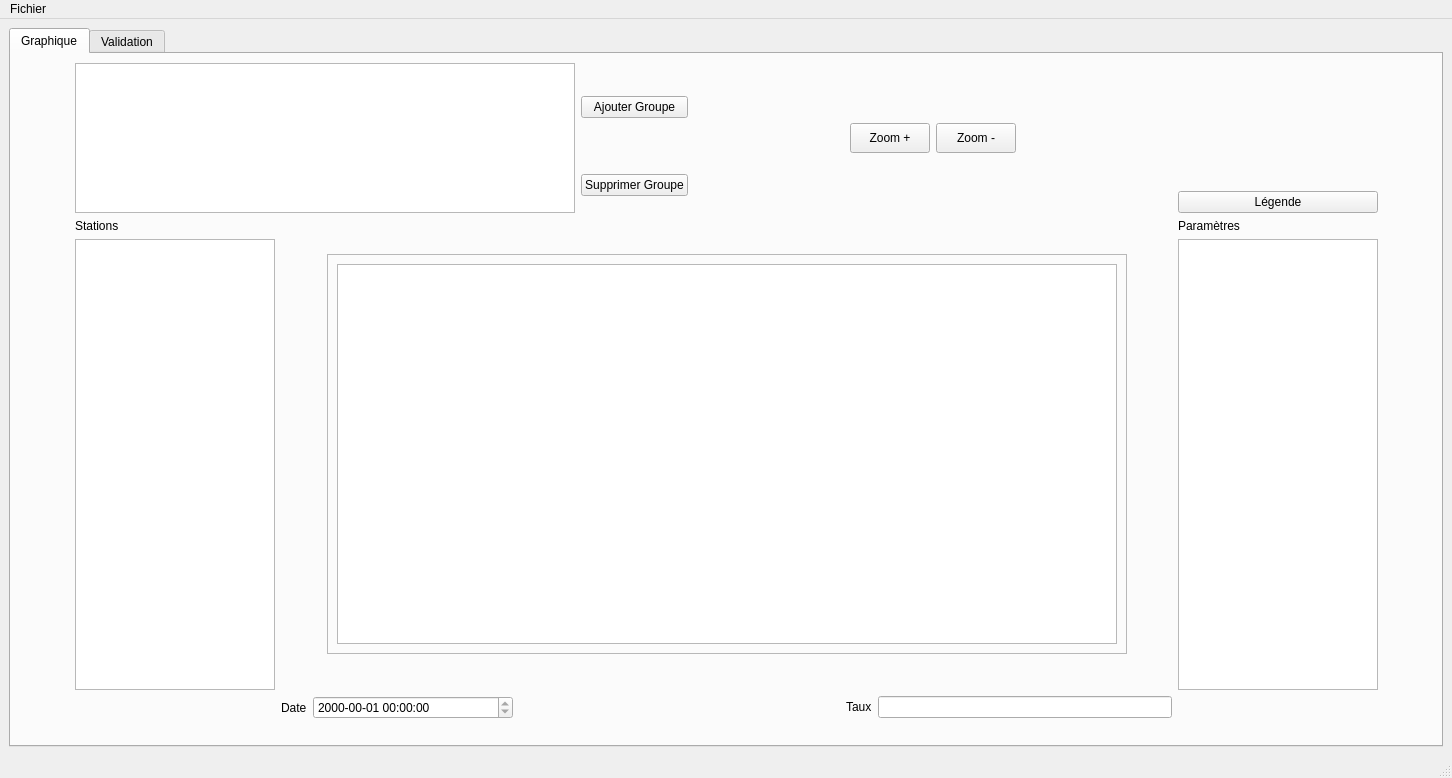
<?xml version="1.0" encoding="UTF-8"?>
<ui version="4.0">
 <class>MainWindow</class>
 <widget class="QMainWindow" name="MainWindow">
  <property name="geometry">
   <rect>
    <x>0</x>
    <y>0</y>
    <width>1452</width>
    <height>778</height>
   </rect>
  </property>
  <property name="windowTitle">
   <string>MainWindow</string>
  </property>
  <widget class="QWidget" name="centralwidget">
   <layout class="QGridLayout" name="gridLayout_11">
    <item row="0" column="0">
     <widget class="QTabWidget" name="tabFenPrinc">
      <property name="styleSheet">
       <string notr="true"/>
      </property>
      <property name="currentIndex">
       <number>0</number>
      </property>
      <widget class="QWidget" name="tabGraph">
       <property name="styleSheet">
        <string notr="true"/>
       </property>
       <attribute name="title">
        <string>Graphique</string>
       </attribute>
       <layout class="QGridLayout" name="gridLayout_13">
        <item row="0" column="0">
         <layout class="QGridLayout" name="gridLayout_10">
          <item row="0" column="1" rowspan="2" colspan="2">
           <layout class="QGridLayout" name="gridLayout_3">
            <item row="0" column="0">
             <layout class="QGridLayout" name="gridLayout">
              <item row="1" column="1">
               <widget class="QPushButton" name="buttonSupprGroupe">
                <property name="text">
                 <string>Supprimer Groupe</string>
                </property>
               </widget>
              </item>
              <item row="0" column="1">
               <widget class="QPushButton" name="buttonAjoutGroupe">
                <property name="text">
                 <string>Ajouter Groupe</string>
                </property>
               </widget>
              </item>
              <item row="0" column="0" rowspan="2">
               <widget class="QTreeView" name="treeViewGroupe">
                <property name="minimumSize">
                 <size>
                  <width>500</width>
                  <height>150</height>
                 </size>
                </property>
               </widget>
              </item>
             </layout>
            </item>
            <item row="0" column="1">
             <spacer name="horizontalSpacer_11">
              <property name="orientation">
               <enum>Qt::Horizontal</enum>
              </property>
              <property name="sizeHint" stdset="0">
               <size>
                <width>40</width>
                <height>20</height>
               </size>
              </property>
             </spacer>
            </item>
            <item row="0" column="2">
             <layout class="QGridLayout" name="gridLayout_2">
              <item row="0" column="0">
               <widget class="QPushButton" name="buttonZoomP">
                <property name="maximumSize">
                 <size>
                  <width>85</width>
                  <height>30</height>
                 </size>
                </property>
                <property name="text">
                 <string>Zoom +</string>
                </property>
               </widget>
              </item>
              <item row="0" column="1">
               <widget class="QPushButton" name="buttonZoomM">
                <property name="maximumSize">
                 <size>
                  <width>85</width>
                  <height>30</height>
                 </size>
                </property>
                <property name="text">
                 <string>Zoom -</string>
                </property>
               </widget>
              </item>
             </layout>
            </item>
            <item row="0" column="3">
             <spacer name="horizontalSpacer_7">
              <property name="orientation">
               <enum>Qt::Horizontal</enum>
              </property>
              <property name="sizeHint" stdset="0">
               <size>
                <width>40</width>
                <height>20</height>
               </size>
              </property>
             </spacer>
            </item>
           </layout>
          </item>
          <item row="0" column="3">
           <spacer name="verticalSpacer_3">
            <property name="orientation">
             <enum>Qt::Vertical</enum>
            </property>
            <property name="sizeHint" stdset="0">
             <size>
              <width>199</width>
              <height>39</height>
             </size>
            </property>
           </spacer>
          </item>
          <item row="1" column="3">
           <widget class="QPushButton" name="buttonLegende">
            <property name="text">
             <string>Légende</string>
            </property>
           </widget>
          </item>
          <item row="2" column="0">
           <spacer name="horizontalSpacer">
            <property name="orientation">
             <enum>Qt::Horizontal</enum>
            </property>
            <property name="sizeHint" stdset="0">
             <size>
              <width>42</width>
              <height>20</height>
             </size>
            </property>
           </spacer>
          </item>
          <item row="2" column="1" rowspan="2">
           <layout class="QGridLayout" name="gridLayout_5">
            <item row="0" column="0">
             <widget class="QLabel" name="labelTabStations">
              <property name="text">
               <string>Stations</string>
              </property>
             </widget>
            </item>
            <item row="1" column="0">
             <widget class="QListView" name="listViewStations">
              <property name="minimumSize">
               <size>
                <width>200</width>
                <height>350</height>
               </size>
              </property>
              <property name="maximumSize">
               <size>
                <width>200</width>
                <height>700</height>
               </size>
              </property>
              <property name="styleSheet">
               <string notr="true"/>
              </property>
             </widget>
            </item>
           </layout>
          </item>
          <item row="2" column="2" rowspan="2">
           <layout class="QGridLayout" name="gridLayout_9">
            <item row="0" column="1">
             <spacer name="verticalSpacer">
              <property name="orientation">
               <enum>Qt::Vertical</enum>
              </property>
              <property name="sizeHint" stdset="0">
               <size>
                <width>20</width>
                <height>40</height>
               </size>
              </property>
             </spacer>
            </item>
            <item row="1" column="0">
             <spacer name="horizontalSpacer_12">
              <property name="orientation">
               <enum>Qt::Horizontal</enum>
              </property>
              <property name="sizeHint" stdset="0">
               <size>
                <width>40</width>
                <height>20</height>
               </size>
              </property>
             </spacer>
            </item>
            <item row="1" column="2">
             <spacer name="horizontalSpacer_10">
              <property name="orientation">
               <enum>Qt::Horizontal</enum>
              </property>
              <property name="sizeHint" stdset="0">
               <size>
                <width>40</width>
                <height>20</height>
               </size>
              </property>
             </spacer>
            </item>
            <item row="2" column="1">
             <spacer name="verticalSpacer_4">
              <property name="orientation">
               <enum>Qt::Vertical</enum>
              </property>
              <property name="sizeHint" stdset="0">
               <size>
                <width>20</width>
                <height>40</height>
               </size>
              </property>
             </spacer>
            </item>
            <item row="1" column="1">
             <widget class="QFrame" name="frameGraph">
              <property name="minimumSize">
               <size>
                <width>800</width>
                <height>400</height>
               </size>
              </property>
              <property name="frameShape">
               <enum>QFrame::StyledPanel</enum>
              </property>
              <property name="frameShadow">
               <enum>QFrame::Raised</enum>
              </property>
              <layout class="QGridLayout" name="gridLayout_12">
               <item row="0" column="0">
                <widget class="QGraphicsView" name="graphView">
                 <property name="styleSheet">
                  <string notr="true">border-color: rgb(0, 0, 0);</string>
                 </property>
                </widget>
               </item>
              </layout>
             </widget>
            </item>
           </layout>
          </item>
          <item row="2" column="3" rowspan="2">
           <layout class="QGridLayout" name="gridLayout_4">
            <item row="0" column="0">
             <widget class="QLabel" name="labelTabParametre">
              <property name="text">
               <string>Paramètres</string>
              </property>
             </widget>
            </item>
            <item row="1" column="0">
             <widget class="QListView" name="listViewParametre">
              <property name="minimumSize">
               <size>
                <width>200</width>
                <height>350</height>
               </size>
              </property>
              <property name="maximumSize">
               <size>
                <width>200</width>
                <height>700</height>
               </size>
              </property>
              <property name="styleSheet">
               <string notr="true">border-color: rgb(0, 0, 0);</string>
              </property>
             </widget>
            </item>
           </layout>
          </item>
          <item row="3" column="4">
           <spacer name="horizontalSpacer_5">
            <property name="orientation">
             <enum>Qt::Horizontal</enum>
            </property>
            <property name="sizeHint" stdset="0">
             <size>
              <width>42</width>
              <height>20</height>
             </size>
            </property>
           </spacer>
          </item>
          <item row="4" column="2">
           <layout class="QGridLayout" name="gridLayout_8">
            <item row="0" column="0">
             <layout class="QGridLayout" name="gridLayout_6">
              <item row="0" column="0">
               <widget class="QLabel" name="labelDate">
                <property name="text">
                 <string>Date</string>
                </property>
               </widget>
              </item>
              <item row="0" column="1">
               <widget class="QDateTimeEdit" name="dateTimeDate">
                <property name="sizePolicy">
                 <sizepolicy hsizetype="Minimum" vsizetype="Fixed">
                  <horstretch>0</horstretch>
                  <verstretch>0</verstretch>
                 </sizepolicy>
                </property>
                <property name="minimumSize">
                 <size>
                  <width>200</width>
                  <height>0</height>
                 </size>
                </property>
                <property name="readOnly">
                 <bool>true</bool>
                </property>
                <property name="displayFormat">
                 <string>yyyy-mm-dd hh:mm:ss</string>
                </property>
               </widget>
              </item>
             </layout>
            </item>
            <item row="0" column="1">
             <spacer name="horizontalSpacer_9">
              <property name="orientation">
               <enum>Qt::Horizontal</enum>
              </property>
              <property name="sizeHint" stdset="0">
               <size>
                <width>40</width>
                <height>20</height>
               </size>
              </property>
             </spacer>
            </item>
            <item row="0" column="2">
             <layout class="QGridLayout" name="gridLayout_7">
              <item row="0" column="0">
               <widget class="QLabel" name="labelTaux">
                <property name="sizePolicy">
                 <sizepolicy hsizetype="Preferred" vsizetype="Preferred">
                  <horstretch>0</horstretch>
                  <verstretch>0</verstretch>
                 </sizepolicy>
                </property>
                <property name="maximumSize">
                 <size>
                  <width>16777215</width>
                  <height>16777215</height>
                 </size>
                </property>
                <property name="text">
                 <string>Taux</string>
                </property>
               </widget>
              </item>
              <item row="0" column="1">
               <widget class="QLineEdit" name="lineEditTaux">
                <property name="readOnly">
                 <bool>true</bool>
                </property>
               </widget>
              </item>
             </layout>
            </item>
           </layout>
          </item>
          <item row="5" column="2">
           <spacer name="verticalSpacer_8">
            <property name="orientation">
             <enum>Qt::Vertical</enum>
            </property>
            <property name="sizeHint" stdset="0">
             <size>
              <width>891</width>
              <height>21</height>
             </size>
            </property>
           </spacer>
          </item>
         </layout>
        </item>
       </layout>
      </widget>
      <widget class="QWidget" name="tabValidation">
       <attribute name="title">
        <string>Validation</string>
       </attribute>
      </widget>
     </widget>
    </item>
   </layout>
  </widget>
  <widget class="QMenuBar" name="menubar">
   <property name="geometry">
    <rect>
     <x>0</x>
     <y>0</y>
     <width>1452</width>
     <height>27</height>
    </rect>
   </property>
   <widget class="QMenu" name="menuFichier">
    <property name="title">
     <string>Fichier</string>
    </property>
    <addaction name="actionOuvrir"/>
    <addaction name="actionFermer"/>
   </widget>
   <addaction name="menuFichier"/>
  </widget>
  <widget class="QStatusBar" name="statusbar"/>
  <action name="actionOuvrir">
   <property name="text">
    <string>Ouvrir</string>
   </property>
  </action>
  <action name="actionFermer">
   <property name="text">
    <string>Fermer</string>
   </property>
  </action>
 </widget>
 <resources/>
 <connections/>
</ui>
